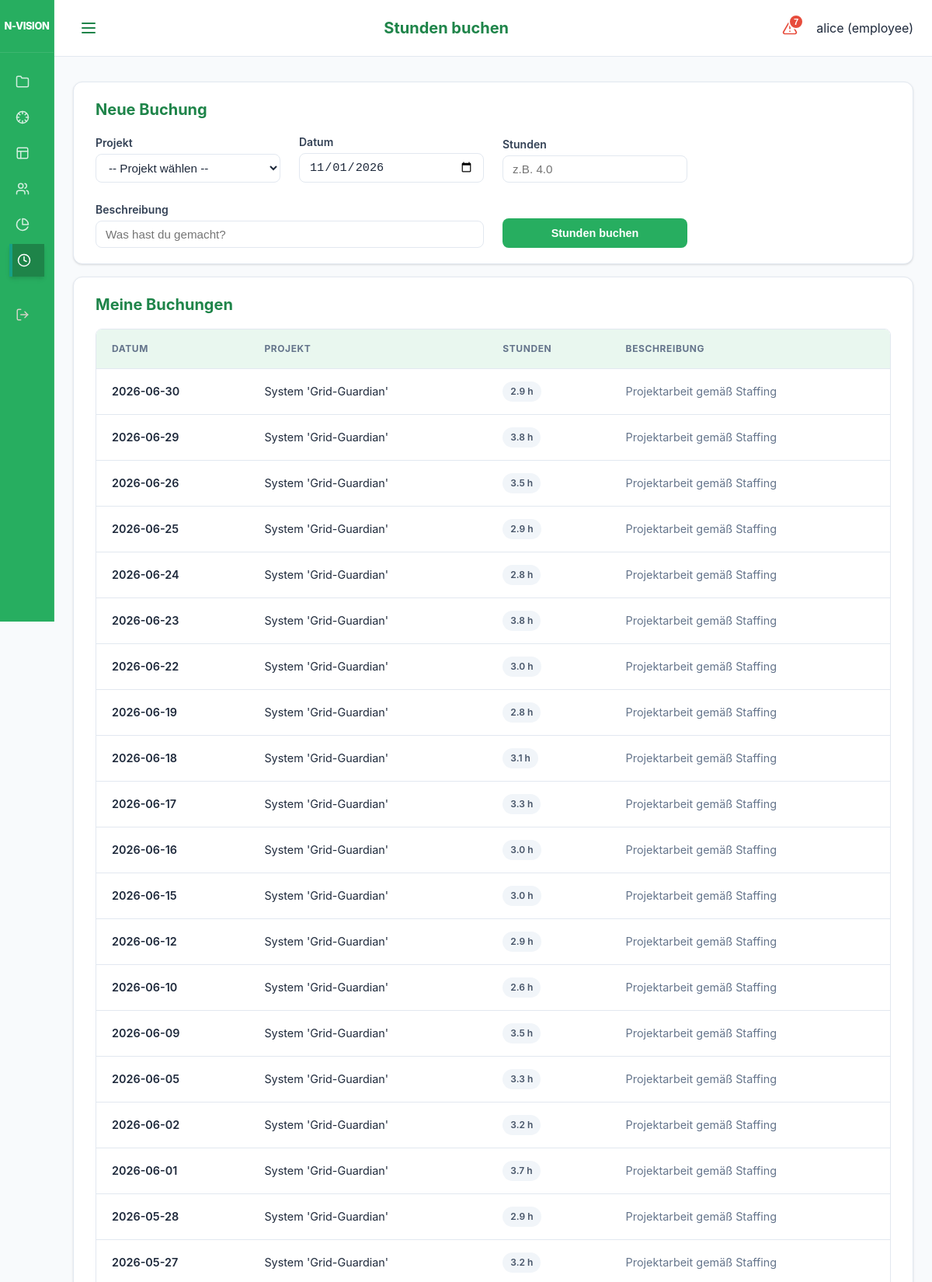
/ui/bookings (signed in, upper part), run on the app's committed database.
### models.py (models this page shows)
class User(Base):
    __tablename__ = "users"
    id = Column(Integer, primary_key=True, index=True)
    username = Column(String, unique=True, index=True)
    hashed_password = Column(String)
    role = Column(Enum(UserRole), default=UserRole.EMPLOYEE)
    employee_id = Column(Integer, ForeignKey("employees.id"), nullable=True)
    is_active = Column(Boolean, default=True)
    employee = relationship("Employee", back_populates="user")

class Booking(Base):
    __tablename__ = "bookings"
    id = Column(Integer, primary_key=True, index=True)
    employee_id = Column(Integer, ForeignKey("employees.id"))
    project_id = Column(Integer, ForeignKey("projects.id"))
    date = Column(Date)
    hours = Column(Float)
    description = Column(String, nullable=True)
    created_at = Column(DateTime, default=datetime.utcnow)
    employee = relationship("Employee", back_populates="bookings")
    project = relationship("Project", back_populates="bookings")

class Project(Base):
    __tablename__ = "projects"
    id = Column(Integer, primary_key=True, index=True)
    name = Column(String, index=True)
    description = Column(String, nullable=True)
    business_value = Column(String, nullable=True)
    internal_number = Column(String, nullable=True)
    division = Column(String, nullable=True) # "IT", "Netzgesellschaft", "Vertrieb", "Kraftwerk"
    start_date = Column(Date)
    end_date = Column(Date)
    priority = Column(Integer, default=1) # 1 highest
    status = Column(Enum(ProjectStatus), default=ProjectStatus.PLANNING)
    manager_id = Column(Integer, ForeignKey("employees.id"), nullable=True)
    responsible_it = Column(String, nullable=True)
    responsible_fb = Column(String, nullable=True)
    pab_approval = Column(Integer, default=0) # 0 = No, 1 = Yes (Legacy)
    pab_status = Column(Enum(PABStatus), default=PABStatus.EVALUATION)
    pab_rank = Column(Integer, default=999)
    cats_number = Column(String, nullable=True)
    pt_intern_pab = Column(Float, default=0.0)
    pt_intern_planned = Column(Float, default=0.0)
    pt_extern_planned = Column(Float, default=0.0)
    economic_score = Column(Float, default=0.0) # 0.0 to 10.0
    business_case = Column(String, nullable=True)
    steering_status = Column(Enum(SteeringStatus), default=SteeringStatus.NONE)
    steering_time = Column(Enum(SteeringStatus), default=SteeringStatus.NONE)
    steering_budget = Column(Enum(SteeringStatus), default=SteeringStatus.NONE)
    steering_quality = Column(Enum(SteeringStatus), default=SteeringStatus.NONE)
    steering_details = Column(String, nullable=True)
    steering_last_update = Column(Date, nullable=True)
    budget_total_invest = Column(Float, default=0.0)
    budget_total_unterhalt = Column(Float, default=0.0)
    has_steering_board = Column(Boolean, default=False)
    staffings = relationship("Staffing", back_populates="project")
    bookings = relationship("Booking", back_populates="project")
    milestones = relationship("Milestone", back_populates="project", cascade="all, delete-orphan")
    pab_comments = relationship("ProjectComment", back_populates="project", cascade="all, delete-orphan")
    budgets = relationship("ProjectBudget", back_populates="project", cascade="all, delete-orphan")
    steering_members = relationship("Employee", secondary="project_steering_members")

### main.py (the view)
@app.get("/ui/bookings", response_class=HTMLResponse)
def ui_bookings(request: Request, project_id: Optional[int] = Query(None), db: Session = Depends(get_db)):
    if not request.state.user or request.state.user.role != models.UserRole.EMPLOYEE:
        return RedirectResponse(url="/ui/projects")
    assigned_projects = db.query(models.Project).join(models.Staffing).filter(
        models.Staffing.employee_id == request.state.user.employee_id,
        models.Project.status != models.ProjectStatus.COMPLETED
    ).all()
    bookings = db.query(models.Booking).filter(models.Booking.employee_id == request.state.user.employee_id).order_by(models.Booking.date.desc()).all()
    return templates.TemplateResponse(
        request=request, name="bookings.html", context={
            "assigned_projects": assigned_projects,
            "bookings": bookings,
            "today": date.today().isoformat(),
            "active_page": "bookings",
            "user": request.state.user,
            "selected_project_id": project_id
        }
    )

### templates/bookings.html (shortened to what this page needs)
{% extends "base.html" %}
{% set title = "Stunden buchen" %}
{% block content %}
<div class="card">
    <h2>Neue Buchung</h2>
    <form action="/ui/bookings/add" method="post" style="display: grid; grid-template-columns: repeat(auto-fill, minmax(200px, 1fr)); gap: 1.5rem; align-items: end;">
        <div class="form-group" style="margin-bottom: 0;">
            <label>Projekt</label>
            <select name="project_id" required>
                <option value="">-- Projekt wählen --</option>
            </select>
        </div>
        <div class="form-group" style="margin-bottom: 0;">
            <label>Datum</label>
            <input type="date" name="date" value="{{ today }}" required>
        </div>
        <div class="form-group" style="margin-bottom: 0;">
            <label>Stunden</label>
            <input type="number" name="hours" step="0.5" min="0.5" max="24" required placeholder="z.B. 4.0">
        </div>
        <div class="form-group" style="grid-column: span 2; margin-bottom: 0;">
            <label>Beschreibung</label>
            <input type="text" name="description" placeholder="Was hast du gemacht?">
        </div>
        <div>
            <button type="submit" class="btn btn-primary" style="width: 100%;">Stunden buchen</button>
        </div>
    </form>
</div>
<div class="card">
    <h2>Meine Buchungen</h2>
    <div class="modern-table-wrapper">
        <table class="modern-table">
            <thead>
                <tr>
                    <th>Datum</th>
                    <th>Projekt</th>
                    <th>Stunden</th>
                    <th>Beschreibung</th>
                </tr>
            </thead>
            <tbody>
                {% for b in bookings %}
                <tr>
                    <td style="font-weight: 600;">{{ b.date }}</td>
                    <td>{{ b.project.name }}</td>
                    <td><span class="badge badge-default">{{ b.hours }} h</span></td>
                    <td style="color: var(--text-muted);">{{ b.description if b.description else '-' }}</td>
                </tr>
                {% else %}
                <tr>
                    <td colspan="4" style="text-align: center; padding: 2rem; color: var(--text-muted);">Noch keine Buchungen vorhanden.</td>
                </tr>
                {% endfor %}
            </tbody>
        </table>
    </div>
</div>
{% endblock %}

### templates/base.html (shortened to what this page needs)
<!DOCTYPE html>
<html lang="de">
<head>
    <link rel="stylesheet" href="https://cdnjs.cloudflare.com/ajax/libs/font-awesome/6.0.0/css/all.min.css">
    <link rel="stylesheet" href="{{ static_url('/static/styles.css') }}">
</head>
<body>
<div class="app-layout">
    <aside class="sidebar">
        <div class="sidebar-header">
            <div class="brand-title">N-VISION</div>
        </div>
        <nav class="sidebar-nav">
            <div class="nav-group">
                <a href="/ui/projects" class="{% if active_page == 'projects' %}active{% endif %}" title="Projekte">
                    <svg xmlns="http://www.w3.org/2000/svg" width="18" height="18" viewBox="0 0 24 24" fill="none" stroke="currentColor" stroke-width="2" stroke-linecap="round" stroke-linejoin="round" class="nav-icon"><path d="M22 19a2 2 0 0 1-2 2H4a2 2 0 0 1-2-2V5a2 2 0 0 1 2-2h5l2 3h9a2 2 0 0 1 2 2z"/></svg>
                </a>
                <a href="/ui/projektlenkung" class="{% if active_page == 'projektlenkung' %}active{% endif %}" title="Projektlenkung">
                </a>
                <a href="/ui/heatmap" class="{% if active_page == 'heatmap' %}active{% endif %}" title="Heatmap">
                    <svg xmlns="http://www.w3.org/2000/svg" width="18" height="18" viewBox="0 0 24 24" fill="none" stroke="currentColor" stroke-width="2" stroke-linecap="round" stroke-linejoin="round" class="nav-icon"><rect width="18" height="18" x="3" y="3" rx="2"/><path d="M3 9h18"/><path d="M9 21V9"/></svg>
                </a>
                <a href="/ui/pab" class="{% if active_page == 'pab' %}active{% endif %}" title="Public Advisory Board">
                </a>
                <a href="/ui/reports" class="{% if active_page == 'reports' %}active{% endif %}" title="Reports">
                    <svg xmlns="http://www.w3.org/2000/svg" width="18" height="18" viewBox="0 0 24 24" fill="none" stroke="currentColor" stroke-width="2" stroke-linecap="round" stroke-linejoin="round" class="nav-icon"><path d="M21.21 15.89A10 10 0 1 1 8 2.83"></path><path d="M22 12A10 10 0 0 0 12 2v10z"></path></svg>
                </a>
                {% if request.state.user and request.state.user.role.value == 'employee' %}
                <a href="/ui/bookings" class="{% if active_page == 'bookings' %}active{% endif %}" title="Stunden buchen">
                    <svg xmlns="http://www.w3.org/2000/svg" width="18" height="18" viewBox="0 0 24 24" fill="none" stroke="currentColor" stroke-width="2" stroke-linecap="round" stroke-linejoin="round" class="nav-icon"><circle cx="12" cy="12" r="10"/><polyline points="12 6 12 12 16 14"/></svg>
                </a>
                {% endif %}
            </div>
            <div class="nav-group" style="margin-top: auto;">
                <a href="/logout" class="nav-logout" title="Abmelden">
                </a>
            </div>
        </nav>
    </aside>
    <div class="main-wrapper">
        <header class="top-bar">
            <button class="menu-toggle" id="menuToggle" aria-label="Menü öffnen">
                <svg xmlns="http://www.w3.org/2000/svg" width="24" height="24" viewBox="0 0 24 24" fill="none" stroke="currentColor" stroke-width="2" stroke-linecap="round" stroke-linejoin="round"><line x1="4" x2="20" y1="12" y2="12"/><line x1="4" x2="20" y1="6" y2="6"/><line x1="4" x2="20" y1="18" y2="18"/></svg>
            </button>
            <h1 class="page-title">{{ title if title else "N-VISION" }}</h1>
            <div class="user-info" style="display: flex; align-items: center; gap: 1rem;">
                {% if request.state.user %}
                {% set criticals = get_critical_projects(request) %}
                <button class="critical-trigger" id="criticalTrigger" title="Kritische Projekte">
                    {% if criticals|length > 0 %}
                    <span class="critical-badge">{{ criticals|length }}</span>
                    {% endif %}
                </button>
                {% endif %}
                <span>{{ request.state.user.username if request.state.user else "Gast" }} ({{ request.state.user.role.value if request.state.user else "" }})</span>
            </div>
        </header>
        <main class="content-area">
            {% block content %}{% endblock %}
        </main>
    </div>
</div>
</body>
</html>

### data on the page
User: state.user "alice", state.user.role "employee"
Booking: date "2026-06-30", project.name "System 'Grid-Guardian'", hours "2.9", description "Projektarbeit gemäß Staffing"
Booking: date "2026-06-29", project.name "System 'Grid-Guardian'", hours "3.8", description "Projektarbeit gemäß Staffing"
Booking: date "2026-06-26", project.name "System 'Grid-Guardian'", hours "3.5", description "Projektarbeit gemäß Staffing"
Booking: date "2026-06-25", project.name "System 'Grid-Guardian'", hours "2.9", description "Projektarbeit gemäß Staffing"
Booking: date "2026-06-24", project.name "System 'Grid-Guardian'", hours "2.8", description "Projektarbeit gemäß Staffing"
Booking: date "2026-06-23", project.name "System 'Grid-Guardian'", hours "3.8", description "Projektarbeit gemäß Staffing"
Booking: date "2026-06-22", project.name "System 'Grid-Guardian'", hours "3.0", description "Projektarbeit gemäß Staffing"
Booking: date "2026-06-19", project.name "System 'Grid-Guardian'", hours "2.8", description "Projektarbeit gemäß Staffing"
Booking: date "2026-06-18", project.name "System 'Grid-Guardian'", hours "3.1", description "Projektarbeit gemäß Staffing"
Booking: date "2026-06-17", project.name "System 'Grid-Guardian'", hours "3.3", description "Projektarbeit gemäß Staffing"
Booking: date "2026-06-16", project.name "System 'Grid-Guardian'", hours "3.0", description "Projektarbeit gemäß Staffing"
Booking: date "2026-06-15", project.name "System 'Grid-Guardian'", hours "3.0", description "Projektarbeit gemäß Staffing"
Booking: date "2026-06-12", project.name "System 'Grid-Guardian'", hours "2.9", description "Projektarbeit gemäß Staffing"
Booking: date "2026-06-10", project.name "System 'Grid-Guardian'", hours "2.6", description "Projektarbeit gemäß Staffing"
Booking: date "2026-06-09", project.name "System 'Grid-Guardian'", hours "3.5", description "Projektarbeit gemäß Staffing"
Booking: date "2026-06-05", project.name "System 'Grid-Guardian'", hours "3.3", description "Projektarbeit gemäß Staffing"
Booking: date "2026-06-02", project.name "System 'Grid-Guardian'", hours "3.2", description "Projektarbeit gemäß Staffing"
Booking: date "2026-06-01", project.name "System 'Grid-Guardian'", hours "3.7", description "Projektarbeit gemäß Staffing"
Booking: date "2026-05-28", project.name "System 'Grid-Guardian'", hours "2.9", description "Projektarbeit gemäß Staffing"
Booking: date "2026-05-27", project.name "System 'Grid-Guardian'", hours "3.2", description "Projektarbeit gemäß Staffing"

### other printed values
{{ title if title else "N-VISION" }} "Stunden buchen"
{{ criticals|length }} "7"
